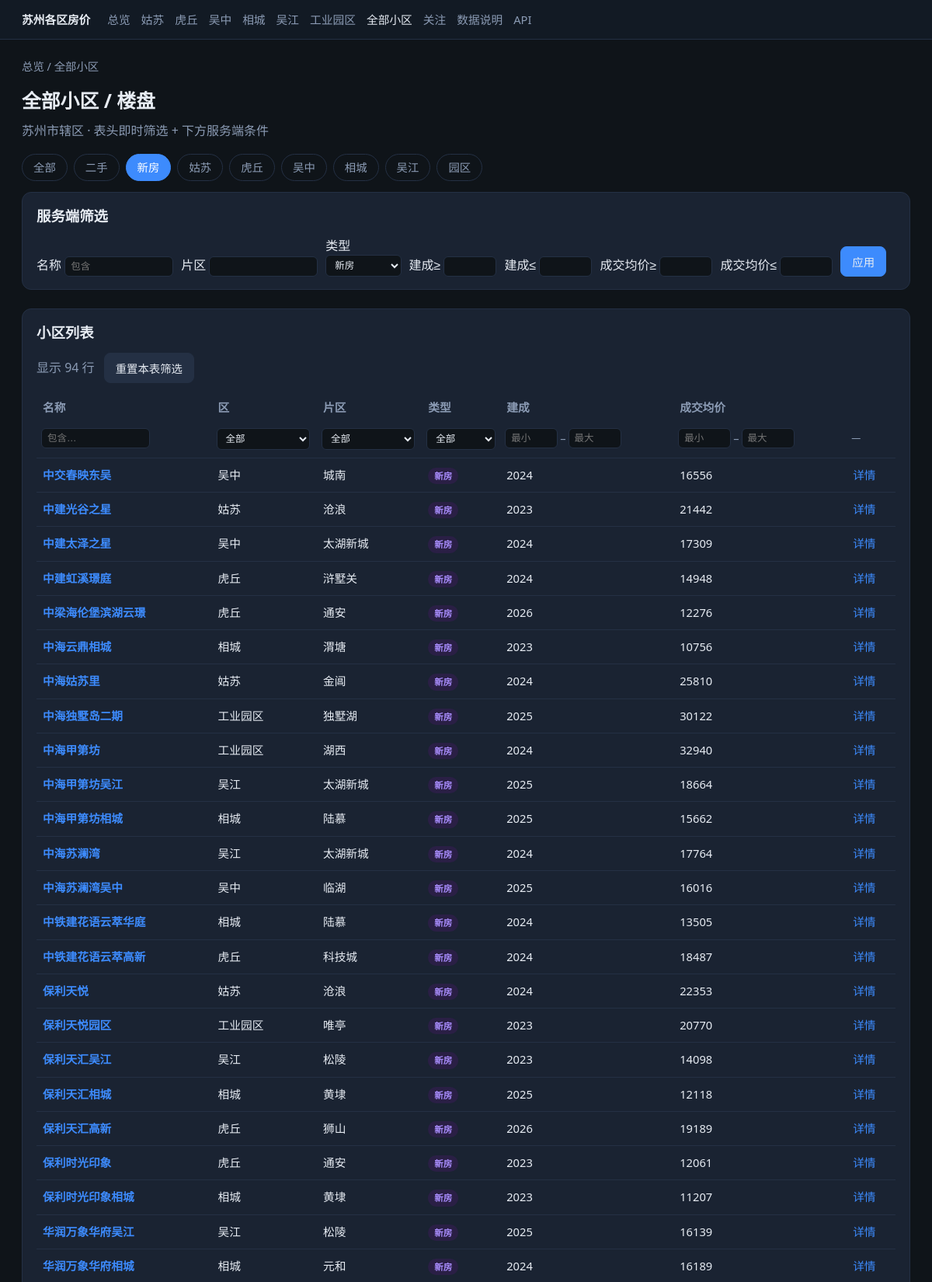
/communities?market=xinfang (upper part), run on the app's committed database.
### db/models.py (models this page shows)
class Base(DeclarativeBase):
    pass

class Community(Base):
    __tablename__ = "communities"
    id: Mapped[int] = mapped_column(Integer, primary_key=True, autoincrement=True)
    region_id: Mapped[int] = mapped_column(ForeignKey("regions.id"), nullable=False)
    name: Mapped[str] = mapped_column(String(200), nullable=False)
    address: Mapped[Optional[str]] = mapped_column(String(500))
    area_name: Mapped[Optional[str]] = mapped_column(String(100))  # 片区：越溪/南桥等
    market_type: Mapped[str] = mapped_column(String(20), default="ershou")  # ershou / xinfang
    property_type: Mapped[Optional[str]] = mapped_column(String(50), default="住宅")
    developer: Mapped[Optional[str]] = mapped_column(String(100))
    lat: Mapped[Optional[float]] = mapped_column(Float)
    lng: Mapped[Optional[float]] = mapped_column(Float)
    build_year: Mapped[Optional[int]] = mapped_column(Integer)
    source: Mapped[Optional[str]] = mapped_column(String(50))
    source_id: Mapped[Optional[str]] = mapped_column(String(100))
    source_url: Mapped[Optional[str]] = mapped_column(String(500))
    created_at: Mapped[datetime] = mapped_column(DateTime, default=datetime.now)
    updated_at: Mapped[datetime] = mapped_column(
        DateTime, default=datetime.now, onupdate=datetime.now
    )
    region: Mapped["Region"] = relationship(back_populates="communities")
    listings: Mapped[list["Listing"]] = relationship(back_populates="community")
    transactions: Mapped[list["Transaction"]] = relationship(back_populates="community")
    snapshots: Mapped[list["PriceSnapshot"]] = relationship(back_populates="community")
    __table_args__ = (
        UniqueConstraint("source", "source_id", name="uq_community_source"),
        Index("ix_community_name", "name"),
        Index("ix_community_region", "region_id"),
        Index("ix_community_market", "market_type"),
    )

class Region(Base):
    __tablename__ = "regions"
    id: Mapped[int] = mapped_column(Integer, primary_key=True, autoincrement=True)
    city: Mapped[str] = mapped_column(String(50), nullable=False)
    district: Mapped[str] = mapped_column(String(50), nullable=False)
    code: Mapped[str] = mapped_column(String(50), unique=True, nullable=False)
    created_at: Mapped[datetime] = mapped_column(DateTime, default=datetime.now)
    communities: Mapped[list["Community"]] = relationship(back_populates="region")
    __table_args__ = (UniqueConstraint("city", "district", name="uq_city_district"),)

class PriceSnapshot(Base):
    __tablename__ = "price_snapshots"
    id: Mapped[int] = mapped_column(Integer, primary_key=True, autoincrement=True)
    community_id: Mapped[int] = mapped_column(ForeignKey("communities.id"), nullable=False)
    snap_date: Mapped[date] = mapped_column(Date, nullable=False)
    market_type: Mapped[str] = mapped_column(String(20), default="ershou")
    avg_unit_price: Mapped[Optional[float]] = mapped_column(Float)
    median_unit_price: Mapped[Optional[float]] = mapped_column(Float)
    min_unit_price: Mapped[Optional[float]] = mapped_column(Float)
    max_unit_price: Mapped[Optional[float]] = mapped_column(Float)
    sample_count: Mapped[int] = mapped_column(Integer, default=0)
    source: Mapped[str] = mapped_column(String(50), default="computed")
    created_at: Mapped[datetime] = mapped_column(DateTime, default=datetime.now)
    community: Mapped["Community"] = relationship(back_populates="snapshots")
    __table_args__ = (
        UniqueConstraint("community_id", "snap_date", "source", "market_type", name="uq_snap"),
        Index("ix_snap_date", "snap_date"),
        Index("ix_snap_market", "market_type"),
    )

### app/main.py (the view)
@app.get("/communities", response_class=HTMLResponse)
def page_communities(
    request: Request,
    region: Optional[str] = None,
    market: Optional[str] = None,
    q: Optional[str] = None,
    area: Optional[str] = None,
    year_min: Optional[int] = None,
    year_max: Optional[int] = None,
    price_min: Optional[float] = None,
    price_max: Optional[float] = None,
    db: Session = Depends(get_db),
):
    query = db.query(Community)
    if region:
        reg = db.query(Region).filter_by(code=region).first()
        if reg:
            query = query.filter(Community.region_id == reg.id)
    if market in ("ershou", "xinfang"):
        query = query.filter(Community.market_type == market)
    if q:
        query = query.filter(Community.name.contains(q))
    if area:
        query = query.filter(Community.area_name.contains(area))
    if year_min is not None:
        query = query.filter(Community.build_year >= year_min)
    if year_max is not None:
        query = query.filter(Community.build_year <= year_max)
    rows = []
    for c in query.order_by(Community.name).all():
        deal = latest_community_deal_price(db, c.id)
        if price_min is not None and (deal is None or deal < price_min):
            continue
        if price_max is not None and (deal is None or deal > price_max):
            continue
        r = db.get(Region, c.region_id)
        rows.append(
            {
                "id": c.id,
                "name": c.name,
                "area_name": c.area_name,
                "market_type": c.market_type,
                "market_label": MARKET_LABEL.get(c.market_type, c.market_type),
                "build_year": c.build_year,
                "avg_unit_price": deal,
                "avg_deal_price": deal,
                "city": r.city if r else "",
                "district": r.district if r else "",
            }
        )
    return templates.TemplateResponse(
        request,
        "communities.html",
        {
            "nav": "communities",
            "rows": rows,
            "region": region,
            "market": market,
            "q": q,
            "area": area,
            "year_min": year_min,
            "year_max": year_max,
            "price_min": price_min,
            "price_max": price_max,
        },
    )

### app/templates/communities.html (shortened to what this page needs)
{% extends "base.html" %}
{% block content %}
<div class="crumb"><a href="/">总览</a> / 全部小区</div>
<h1>全部小区 / 楼盘</h1>
<p class="sub">苏州市辖区 · 表头即时筛选 + 下方服务端条件</p>
<div class="tabs">
  <a href="/communities" class="{% if not market and not region %}active{% endif %}">全部</a>
  <a href="/communities?market=ershou" class="{% if market=='ershou' and not region %}active{% endif %}">二手</a>
  <a href="/communities?market=xinfang" class="{% if market=='xinfang' and not region %}active{% endif %}">新房</a>
  <a href="/communities?region=gusu" class="{% if region=='gusu' %}active{% endif %}">姑苏</a>
  <a href="/communities?region=huqiu" class="{% if region=='huqiu' %}active{% endif %}">虎丘</a>
  <a href="/communities?region=wuzhong" class="{% if region=='wuzhong' %}active{% endif %}">吴中</a>
  <a href="/communities?region=xiangcheng" class="{% if region=='xiangcheng' %}active{% endif %}">相城</a>
  <a href="/communities?region=wujiang" class="{% if region=='wujiang' %}active{% endif %}">吴江</a>
  <a href="/communities?region=sip" class="{% if region=='sip' %}active{% endif %}">园区</a>
</div>
<form class="card section" method="get" action="/communities">
  <h2>服务端筛选</h2>
  <div style="display:flex;flex-wrap:wrap;gap:10px;align-items:flex-end;">
    <label>名称 <input class="tf-input" name="q" value="{{ q or '' }}" placeholder="包含"></label>
    <label>片区 <input class="tf-input" name="area" value="{{ area or '' }}"></label>
    <label>类型
      <select class="tf-select" name="market">
        <option value="xinfang" {% if market=='xinfang' %}selected{% endif %}>新房</option>
      </select>
    </label>
    <label>建成≥ <input class="tf-input tf-num" type="number" name="year_min" value="{{ year_min or '' }}"></label>
    <label>建成≤ <input class="tf-input tf-num" type="number" name="year_max" value="{{ year_max or '' }}"></label>
    <label>成交均价≥ <input class="tf-input tf-num" type="number" name="price_min" value="{{ price_min or '' }}"></label>
    <label>成交均价≤ <input class="tf-input tf-num" type="number" name="price_max" value="{{ price_max or '' }}"></label>
    <button class="btn primary" type="submit">应用</button>
  </div>
</form>
<div class="card">
  <h2>小区列表</h2>
  <table class="filterable">
    <thead>
      <tr class="labels">
        <th data-type="text">名称</th>
        <th data-type="select">区</th>
        <th data-type="select">片区</th>
        <th data-type="select">类型</th>
        <th data-type="number">建成</th>
        <th data-type="number">成交均价</th>
        <th data-type="none"></th>
      </tr>
    </thead>
    <tbody>
      {% for row in rows %}
      <tr>
        <td data-v="{{ row.name }}"><a href="/communities/{{ row.id }}"><strong>{{ row.name }}</strong></a></td>
        <td data-v="{{ row.district }}">{{ row.district }}</td>
        <td data-v="{{ row.area_name or '' }}">{{ row.area_name or '-' }}</td>
        <td data-v="{{ row.market_label }}"><span class="badge {{ row.market_type }}">{{ row.market_label }}</span></td>
        <td data-v="{{ row.build_year or '' }}">{{ row.build_year or '-' }}</td>
        <td data-v="{{ row.avg_unit_price or '' }}">{% if row.avg_unit_price %}{{ '%.0f'|format(row.avg_unit_price) }}{% else %}-{% endif %}</td>
        <td><a href="/communities/{{ row.id }}">详情</a></td>
      </tr>
      {% endfor %}
    </tbody>
  </table>
</div>
{% endblock %}

### app/templates/base.html (style rules this page uses)
:root { --bg:#0f1419; --card:#1a2332; --text:#e7ecf3; --muted:#8b9bb4; --accent:#3d8bfd; --good:#3dd68c; --warn:#f5a524; --xinfang:#a78bfa; --ershou:#38bdf8; --border:#243044; }
* { box-sizing: border-box; }
body { margin:0; font-family:"Segoe UI","PingFang SC","Microsoft YaHei",sans-serif; background:var(--bg); color:var(--text); line-height:1.5; }
a { color:var(--accent); text-decoration:none; }
.crumb { color:var(--muted); font-size:0.9rem; margin-bottom:14px; }
.crumb a { color:var(--muted); }
h1 { margin:0 0 8px; font-size:1.55rem; }
h2 { margin:0 0 12px; font-size:1.15rem; }
.sub { color:var(--muted); margin:0 0 18px; }
.card { background:var(--card); border:1px solid var(--border); border-radius:12px; padding:16px 18px; }
table { width:100%; border-collapse:collapse; font-size:0.92rem; }
th, td { text-align:left; padding:10px 8px; border-bottom:1px solid var(--border); vertical-align:top; }
th { color:var(--muted); font-weight:600; white-space:nowrap; }
.badge { display:inline-block; padding:2px 8px; border-radius:999px; font-size:0.72rem; font-weight:600; }
.badge.xinfang { background:#2a1f45; color:var(--xinfang); }
.tabs { display:flex; gap:8px; margin-bottom:14px; flex-wrap:wrap; }
.tabs a, .tabs span { padding:6px 14px; border-radius:999px; border:1px solid var(--border); color:var(--muted); font-size:0.9rem; }
.tabs a.active, .tabs span.active { background:var(--accent); border-color:var(--accent); color:#fff; }
.btn { display:inline-block; padding:8px 14px; border-radius:8px; border:1px solid var(--border); background:#243044; color:var(--text); cursor:pointer; font-size:0.9rem; }
.btn.primary { background:var(--accent); border-color:var(--accent); }
.section { margin-bottom:24px; }
.tf-input, .tf-select { width:100%; max-width:140px; box-sizing:border-box; background:#0f1419; color:var(--text); border:1px solid var(--border); border-radius:6px; padding:5px 7px; font-size:0.78rem; }
.tf-select { max-width:120px; }
.tf-num { max-width:68px; }
thead tr.labels th { border-bottom:none; }

### data on the page
Community: name "中交春映东吴", area_name "城南", build_year "2024"
Region: district "吴中" "吴中" "吴中"
Community: name "中建光谷之星", area_name "沧浪", build_year "2023"
Region: district "姑苏" "姑苏" "姑苏"
PriceSnapshot: avg_unit_price "21442"
Community: name "中建太泽之星", area_name "太湖新城", build_year "2024"
Community: name "中建虹溪璟庭", area_name "浒墅关", build_year "2024"
Region: district "虎丘" "虎丘" "虎丘" "虎丘" "虎丘"
PriceSnapshot: avg_unit_price "14948"
Community: name "中梁海伦堡滨湖云璟", area_name "通安", build_year "2026"
PriceSnapshot: avg_unit_price "12276"
Community: name "中海云鼎相城", area_name "渭塘", build_year "2023"
Region: district "相城" "相城" "相城" "相城" "相城" "相城"
Community: name "中海姑苏里", area_name "金阊", build_year "2024"
PriceSnapshot: avg_unit_price "25810"
Community: name "中海独墅岛二期", area_name "独墅湖", build_year "2025"
Region: district "工业园区" "工业园区" "工业园区"
Community: name "中海甲第坊", area_name "湖西", build_year "2024"
Community: name "中海甲第坊吴江", area_name "太湖新城", build_year "2025"
Region: district "吴江" "吴江" "吴江" "吴江"
Community: name "中海甲第坊相城", area_name "陆慕", build_year "2025"
Community: name "中海苏澜湾", area_name "太湖新城", build_year "2024"
Community: name "中海苏澜湾吴中", area_name "临湖", build_year "2025"
Community: name "中铁建花语云萃华庭", area_name "陆慕", build_year "2024"
Community: name "中铁建花语云萃高新", area_name "科技城", build_year "2024"
PriceSnapshot: avg_unit_price "18487"
Community: name "保利天悦", area_name "沧浪", build_year "2024"
PriceSnapshot: avg_unit_price "22353"
Community: name "保利天悦园区", area_name "唯亭", build_year "2023"
Community: name "保利天汇吴江", area_name "松陵", build_year "2023"
Community: name "保利天汇相城", area_name "黄埭", build_year "2025"
Community: name "保利天汇高新", area_name "狮山", build_year "2026"
PriceSnapshot: avg_unit_price "19189"
Community: name "保利时光印象", area_name "通安", build_year "2023"
PriceSnapshot: avg_unit_price "12061"
Community: name "保利时光印象相城", area_name "黄埭", build_year "2023"
Community: name "华润万象华府吴江", area_name "松陵", build_year "2025"
Community: name "华润万象华府相城", area_name "元和", build_year "2024"

### other printed values
{{ row.market_label }} "新房" "新房" "新房" "新房" "新房" "新房" "新房" "新房" "新房" "新房" "新房" "新房" "新房" "新房" "新房" "新房" "新房" "新房" "新房" "新房" "新房" "新房" "新房" "新房"
{{ '%.0f'|format(row.avg_unit_price) }} "16556" "17309" "10756" "30122" "32940" "18664" "15662" "17764" "16016" "13505" "20770" "14098" "12118" "11207" "16139" "16189"
